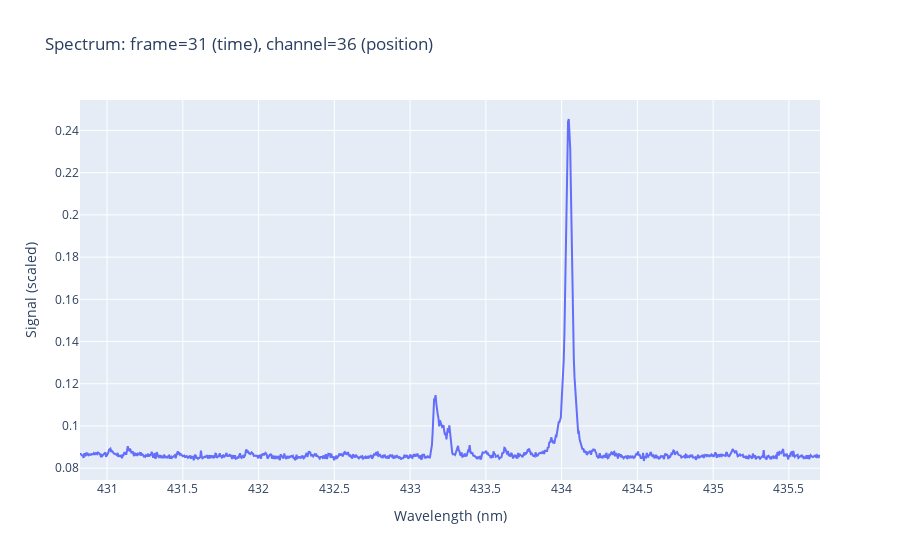

Here is the notebook cell this chart was saved with:
### Code cell
fig = s26.plot_spectrum_plotly(31, 36)
fig.show()

### Figure 1 — Plotly figure (JSON) as saved in the notebook; plotly's stock layout.template omitted (floating-point values rounded to 4 significant figures; data arrays with more than 128 entries replaced by an {"elided": "..."} marker saying what was removed)
{"data": [{"hovertemplate": "λ = %{x:.3f} nm<br>I = %{y:.6g}<extra></extra>", "line": {"shape": "linear"}, "mode": "lines", "name": "f=31, ch=36", "type": "scatter", "x": {"elided": "1024 float values"}, "y": {"elided": "1024 float values"}}], "layout": {"hovermode": "x unified", "title": {"text": "Spectrum: frame=31 (time), channel=36 (position)"}, "xaxis": {"title": {"text": "Wavelength (nm)"}}, "yaxis": {"title": {"text": "Signal (scaled)"}}}}
